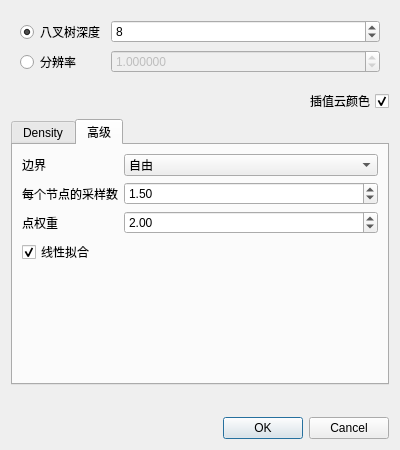
<?xml version="1.0" encoding="UTF-8"?>
<ui version="4.0">
 <class>PoissonReconParamDialog</class>
 <widget class="QDialog" name="PoissonReconParamDialog">
  <property name="geometry">
   <rect>
    <x>0</x>
    <y>0</y>
    <width>400</width>
    <height>450</height>
   </rect>
  </property>
  <property name="windowTitle">
   <string>泊松表面重建</string>
  </property>
  <layout class="QVBoxLayout" name="verticalLayout">
   <item>
    <widget class="QFrame" name="ResolutionFrame">
     <layout class="QFormLayout" name="formLayout">
      <item row="0" column="0">
       <widget class="QRadioButton" name="depthRadioButton">
        <property name="text">
         <string>八叉树深度</string>
        </property>
        <property name="checked">
         <bool>true</bool>
        </property>
       </widget>
      </item>
      <item row="0" column="1">
       <widget class="QSpinBox" name="depthSpinBox">
        <property name="toolTip">
         <string>The maximum depth of the tree that will be used for surface reconstruction</string>
        </property>
        <property name="minimum">
         <number>4</number>
        </property>
        <property name="maximum">
         <number>24</number>
        </property>
        <property name="value">
         <number>8</number>
        </property>
       </widget>
      </item>
      <item row="1" column="0">
       <widget class="QRadioButton" name="resolutionRadioButton">
        <property name="text">
         <string>分辨率</string>
        </property>
       </widget>
      </item>
      <item row="1" column="1">
       <widget class="QDoubleSpinBox" name="resolutionDoubleSpinBox">
        <property name="enabled">
         <bool>false</bool>
        </property>
        <property name="decimals">
         <number>6</number>
        </property>
        <property name="maximum">
         <double>1000000.000000000000000</double>
        </property>
        <property name="value">
         <double>1.000000000000000</double>
        </property>
       </widget>
      </item>
     </layout>
    </widget>
   </item>
   <item>
    <widget class="QCheckBox" name="importColorsCheckBox">
     <property name="layoutDirection">
      <enum>Qt::RightToLeft</enum>
     </property>
     <property name="text">
      <string>插值云颜色</string>
     </property>
     <property name="checked">
      <bool>true</bool>
     </property>
    </widget>
   </item>
   <item>
    <widget class="QTabWidget" name="tabWidget">
     <property name="currentIndex">
      <number>1</number>
     </property>
     <widget class="QWidget" name="tabDensity">
      <attribute name="title">
       <string>Density</string>
      </attribute>
      <layout class="QVBoxLayout" name="verticalLayout_3">
       <item>
        <widget class="QCheckBox" name="densityCheckBox">
         <property name="toolTip">
          <string>If this flag is enabled, the sampling density is output as a scalar field</string>
         </property>
         <property name="text">
          <string>output density as SF</string>
         </property>
        </widget>
       </item>
       <item>
        <widget class="QTextEdit" name="textEdit">
         <property name="enabled">
          <bool>false</bool>
         </property>
         <property name="html">
          <string>&lt;!DOCTYPE HTML PUBLIC &quot;-//W3C//DTD HTML 4.0//EN&quot; &quot;http://www.w3.org/TR/REC-html40/strict.dtd&quot;&gt;
&lt;html&gt;&lt;head&gt;&lt;meta name=&quot;qrichtext&quot; content=&quot;1&quot; /&gt;&lt;style type=&quot;text/css&quot;&gt;
p, li { white-space: pre-wrap; }
&lt;/style&gt;&lt;/head&gt;&lt;body style=&quot; font-family:'SimSun'; font-size:9pt; font-weight:400; font-style:normal;&quot;&gt;
&lt;p style=&quot; margin-top:0px; margin-bottom:0px; margin-left:0px; margin-right:0px; -qt-block-indent:0; text-indent:0px;&quot;&gt;&lt;span style=&quot; font-family:'MS Shell Dlg 2'; font-size:8pt;&quot;&gt;Density is useful to reduce the extents of the output mesh to fit as much as possible the input point cloud.&lt;/span&gt;&lt;/p&gt;
&lt;p style=&quot;-qt-paragraph-type:empty; margin-top:0px; margin-bottom:0px; margin-left:0px; margin-right:0px; -qt-block-indent:0; text-indent:0px; font-family:'MS Shell Dlg 2'; font-size:8pt;&quot;&gt;&lt;br /&gt;&lt;/p&gt;
&lt;p style=&quot; margin-top:0px; margin-bottom:0px; margin-left:0px; margin-right:0px; -qt-block-indent:0; text-indent:0px;&quot;&gt;&lt;span style=&quot; font-family:'MS Shell Dlg 2'; font-size:8pt;&quot;&gt;On the output mesh:&lt;/span&gt;&lt;/p&gt;
&lt;p style=&quot; margin-top:0px; margin-bottom:0px; margin-left:0px; margin-right:0px; -qt-block-indent:0; text-indent:0px;&quot;&gt;&lt;span style=&quot; font-family:'MS Shell Dlg 2'; font-size:8pt;&quot;&gt;- Change the SF '&lt;/span&gt;&lt;span style=&quot; font-family:'MS Shell Dlg 2'; font-size:8pt; font-style:italic;&quot;&gt;min displayed'&lt;/span&gt;&lt;span style=&quot; font-family:'MS Shell Dlg 2'; font-size:8pt;&quot;&gt;' value (in the mesh properties) until the visible part meets your expectations&lt;/span&gt;&lt;/p&gt;
&lt;p style=&quot; margin-top:0px; margin-bottom:0px; margin-left:0px; margin-right:0px; -qt-block-indent:0; text-indent:0px;&quot;&gt;&lt;span style=&quot; font-family:'MS Shell Dlg 2'; font-size:8pt;&quot;&gt;- Eventually export this mesh as a new one with '&lt;/span&gt;&lt;span style=&quot; font-family:'MS Shell Dlg 2'; font-size:8pt; font-style:italic;&quot;&gt;Edit &amp;gt; Scalar fields &amp;gt; Filter by Value&lt;/span&gt;&lt;span style=&quot; font-family:'MS Shell Dlg 2'; font-size:8pt;&quot;&gt;' (you can delete the 'density' scalar field afterwards) &lt;/span&gt;&lt;/p&gt;&lt;/body&gt;&lt;/html&gt;</string>
         </property>
        </widget>
       </item>
      </layout>
     </widget>
     <widget class="QWidget" name="tabAdvanced">
      <attribute name="title">
       <string>高级</string>
      </attribute>
      <layout class="QFormLayout" name="formLayout_2">
       <item row="1" column="0">
        <widget class="QLabel" name="label_4">
         <property name="text">
          <string>边界</string>
         </property>
        </widget>
       </item>
       <item row="1" column="1">
        <widget class="QComboBox" name="boundaryComboBox">
         <property name="currentIndex">
          <number>0</number>
         </property>
         <item>
          <property name="text">
           <string>自由</string>
          </property>
         </item>
         <item>
          <property name="text">
           <string>狄利克雷</string>
          </property>
         </item>
         <item>
          <property name="text">
           <string>诺依曼</string>
          </property>
         </item>
        </widget>
       </item>
       <item row="3" column="0">
        <widget class="QLabel" name="label_5">
         <property name="toolTip">
          <string>The importance that interpolation of the point samples is given in the formulation of the screened Poisson equation</string>
         </property>
         <property name="text">
          <string>点权重</string>
         </property>
        </widget>
       </item>
       <item row="3" column="1">
        <widget class="QDoubleSpinBox" name="weightDoubleSpinBox">
         <property name="toolTip">
          <string>&lt;html&gt;&lt;head/&gt;&lt;body&gt;&lt;p&gt;Interpolation weight (twice the b-spline degree by default)&lt;/p&gt;&lt;/body&gt;&lt;/html&gt;</string>
         </property>
         <property name="maximum">
          <double>999.990000000000009</double>
         </property>
         <property name="value">
          <double>2.000000000000000</double>
         </property>
        </widget>
       </item>
       <item row="4" column="0">
        <widget class="QCheckBox" name="linearFitCheckBox">
         <property name="toolTip">
          <string>Enabling this flag has the reconstructor use linear interpolation to estimate the positions of iso-vertices.</string>
         </property>
         <property name="text">
          <string>线性拟合</string>
         </property>
         <property name="checked">
          <bool>true</bool>
         </property>
        </widget>
       </item>
       <item row="2" column="0">
        <widget class="QLabel" name="label_3">
         <property name="toolTip">
          <string>The minimum number of sample points that should fall within an octree node
as the octree construction is adapted to sampling density. For noise-free
samples, small values in the range [1.0 - 5.0] can be used. For more noisy
samples, larger values in the range [15.0 - 20.0] may be needed to provide
a smoother, noise-reduced, reconstruction.</string>
         </property>
         <property name="text">
          <string>每个节点的采样数</string>
         </property>
        </widget>
       </item>
       <item row="2" column="1">
        <widget class="QDoubleSpinBox" name="samplesPerNodeSpinBox">
         <property name="toolTip">
          <string>&lt;html&gt;&lt;head/&gt;&lt;body&gt;&lt;p&gt;Minimum number of sample points that should fall within an octree node as the octree construction is adapted to sampling density.&lt;/p&gt;&lt;p&gt;For noise-free samples, small values in the range [1.0 - 5.0] can be used.&lt;/p&gt;&lt;p&gt;&lt;span style=&quot; font-weight:600; color:#ff0000;&quot;&gt;For more noisy samples&lt;/span&gt;, larger values in the range [15.0 - 20.0] may be needed to provide a smoother, noise-reduced, reconstruction.&lt;/p&gt;&lt;/body&gt;&lt;/html&gt;</string>
         </property>
         <property name="decimals">
          <number>2</number>
         </property>
         <property name="minimum">
          <double>1.000000000000000</double>
         </property>
         <property name="maximum">
          <double>20.000000000000000</double>
         </property>
         <property name="singleStep">
          <double>0.500000000000000</double>
         </property>
         <property name="value">
          <double>1.500000000000000</double>
         </property>
        </widget>
       </item>
      </layout>
     </widget>
    </widget>
   </item>
   <item>
    <spacer name="verticalSpacer">
     <property name="orientation">
      <enum>Qt::Vertical</enum>
     </property>
     <property name="sizeHint" stdset="0">
      <size>
       <width>20</width>
       <height>23</height>
      </size>
     </property>
    </spacer>
   </item>
   <item>
    <widget class="QDialogButtonBox" name="buttonBox">
     <property name="orientation">
      <enum>Qt::Horizontal</enum>
     </property>
     <property name="standardButtons">
      <set>QDialogButtonBox::Cancel|QDialogButtonBox::Ok</set>
     </property>
    </widget>
   </item>
  </layout>
 </widget>
 <resources/>
 <connections>
  <connection>
   <sender>buttonBox</sender>
   <signal>accepted()</signal>
   <receiver>PoissonReconParamDialog</receiver>
   <slot>accept()</slot>
   <hints>
    <hint type="sourcelabel">
     <x>248</x>
     <y>254</y>
    </hint>
    <hint type="destinationlabel">
     <x>157</x>
     <y>274</y>
    </hint>
   </hints>
  </connection>
  <connection>
   <sender>buttonBox</sender>
   <signal>rejected()</signal>
   <receiver>PoissonReconParamDialog</receiver>
   <slot>reject()</slot>
   <hints>
    <hint type="sourcelabel">
     <x>316</x>
     <y>260</y>
    </hint>
    <hint type="destinationlabel">
     <x>286</x>
     <y>274</y>
    </hint>
   </hints>
  </connection>
  <connection>
   <sender>densityCheckBox</sender>
   <signal>toggled(bool)</signal>
   <receiver>textEdit</receiver>
   <slot>setEnabled(bool)</slot>
   <hints>
    <hint type="sourcelabel">
     <x>198</x>
     <y>99</y>
    </hint>
    <hint type="destinationlabel">
     <x>198</x>
     <y>206</y>
    </hint>
   </hints>
  </connection>
  <connection>
   <sender>depthRadioButton</sender>
   <signal>toggled(bool)</signal>
   <receiver>depthSpinBox</receiver>
   <slot>setEnabled(bool)</slot>
   <hints>
    <hint type="sourcelabel">
     <x>62</x>
     <y>23</y>
    </hint>
    <hint type="destinationlabel">
     <x>236</x>
     <y>23</y>
    </hint>
   </hints>
  </connection>
  <connection>
   <sender>resolutionRadioButton</sender>
   <signal>toggled(bool)</signal>
   <receiver>resolutionDoubleSpinBox</receiver>
   <slot>setEnabled(bool)</slot>
   <hints>
    <hint type="sourcelabel">
     <x>55</x>
     <y>52</y>
    </hint>
    <hint type="destinationlabel">
     <x>236</x>
     <y>52</y>
    </hint>
   </hints>
  </connection>
 </connections>
</ui>
